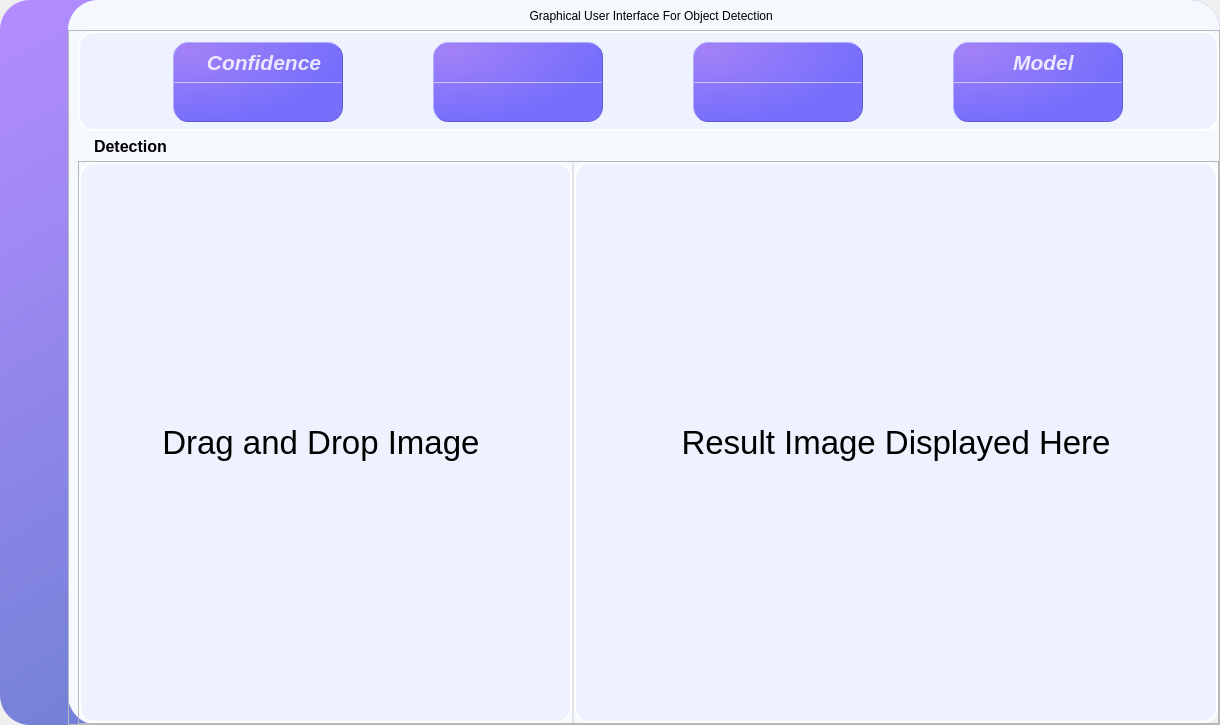
<?xml version="1.0" encoding="UTF-8"?>
<ui version="4.0">
 <class>window</class>
 <widget class="QMainWindow" name="window">
  <property name="geometry">
   <rect>
    <x>0</x>
    <y>0</y>
    <width>1220</width>
    <height>725</height>
   </rect>
  </property>
  <property name="windowTitle">
   <string>MainWindow</string>
  </property>
  <widget class="QWidget" name="Main_QW">
   <layout class="QVBoxLayout" name="verticalLayout">
    <property name="spacing">
     <number>0</number>
    </property>
    <property name="leftMargin">
     <number>0</number>
    </property>
    <property name="topMargin">
     <number>0</number>
    </property>
    <property name="rightMargin">
     <number>0</number>
    </property>
    <property name="bottomMargin">
     <number>0</number>
    </property>
    <item>
     <widget class="QFrame" name="Main_QF">
      <property name="styleSheet">
       <string notr="true">QFrame#Main_QF{
	background-color: qlineargradient(x0:0, y0:1, x1:1, y1:1,stop:0.4  rgb(107, 128, 210), stop:1 rgb(180, 140, 255));
border:0px solid red;
border-radius:30px
}</string>
      </property>
      <layout class="QHBoxLayout" name="main_qframe">
       <property name="spacing">
        <number>0</number>
       </property>
       <property name="leftMargin">
        <number>0</number>
       </property>
       <property name="topMargin">
        <number>0</number>
       </property>
       <property name="rightMargin">
        <number>0</number>
       </property>
       <property name="bottomMargin">
        <number>0</number>
       </property>
       <item>
        <widget class="QFrame" name="LeftMenuBg">
         <property name="minimumSize">
          <size>
           <width>68</width>
           <height>0</height>
          </size>
         </property>
         <property name="maximumSize">
          <size>
           <width>68</width>
           <height>16777215</height>
          </size>
         </property>
         <property name="styleSheet">
          <string notr="true">QFrame#LeftMenuBg{
	background-color: rgba(255, 255, 255,0);
border:0px solid red;
border-radius:30px
}</string>
         </property>
         <property name="frameShape">
          <enum>QFrame::NoFrame</enum>
         </property>
         <property name="frameShadow">
          <enum>QFrame::Raised</enum>
         </property>
         <layout class="QVBoxLayout" name="verticalLayout_2">
          <property name="spacing">
           <number>0</number>
          </property>
          <property name="leftMargin">
           <number>0</number>
          </property>
          <property name="topMargin">
           <number>0</number>
          </property>
          <property name="rightMargin">
           <number>0</number>
          </property>
          <item>
           <widget class="QPushButton" name="start_button">
            <property name="styleSheet">
             <string notr="true">QPushButton {
    background-color: transparent; /* Transparent background */
    border: none; /* No border */
}

QPushButton:hover {
    background-color: rgba(200, 200, 200, 100); /* Color when the mouse hovers over the button */
}

QPushButton:pressed {
    background-color: rgba(180, 180, 180, 100); /* Color when the button is pressed */
}
</string>
            </property>
            <property name="text">
             <string/>
            </property>
            <property name="icon">
             <iconset>
              <normaloff>:/all/img/begin.png</normaloff>:/all/img/begin.png</iconset>
            </property>
            <property name="iconSize">
             <size>
              <width>50</width>
              <height>50</height>
             </size>
            </property>
           </widget>
          </item>
          <item>
           <widget class="QPushButton" name="files_button">
            <property name="styleSheet">
             <string notr="true">QPushButton {
    background-color: transparent; /* Transparent background */
    border: none; /* No border */
}

QPushButton:hover {
    background-color: rgba(200, 200, 200, 100); /* Color when the mouse hovers over the button */
}

QPushButton:pressed {
    background-color: rgba(180, 180, 180, 100); /* Color when the button is pressed */
}
</string>
            </property>
            <property name="text">
             <string/>
            </property>
            <property name="icon">
             <iconset>
              <normaloff>:/all/img/file.png</normaloff>:/all/img/file.png</iconset>
            </property>
            <property name="iconSize">
             <size>
              <width>50</width>
              <height>50</height>
             </size>
            </property>
           </widget>
          </item>
          <item>
           <widget class="QPushButton" name="save_button">
            <property name="styleSheet">
             <string notr="true">QPushButton {
    background-color: transparent; /* Transparent background */
    border: none; /* No border */
}

QPushButton:hover {
    background-color: rgba(200, 200, 200, 100); /* Color when the mouse hovers over the button */
}

QPushButton:pressed {
    background-color: rgba(180, 180, 180, 100); /* Color when the button is pressed */
}
</string>
            </property>
            <property name="text">
             <string/>
            </property>
            <property name="icon">
             <iconset>
              <normaloff>:/all/img/save.png</normaloff>:/all/img/save.png</iconset>
            </property>
            <property name="iconSize">
             <size>
              <width>90</width>
              <height>90</height>
             </size>
            </property>
           </widget>
          </item>
         </layout>
        </widget>
       </item>
       <item>
        <widget class="QFrame" name="ContentBox">
         <property name="styleSheet">
          <string notr="true">QFrame#ContentBox{
	background-color: rgb(245, 249, 254);
border:0px solid red;
border-radius:30px
}</string>
         </property>
         <property name="frameShape">
          <enum>QFrame::StyledPanel</enum>
         </property>
         <property name="frameShadow">
          <enum>QFrame::Raised</enum>
         </property>
         <layout class="QVBoxLayout" name="verticalLayout_6">
          <property name="spacing">
           <number>0</number>
          </property>
          <property name="leftMargin">
           <number>0</number>
          </property>
          <property name="topMargin">
           <number>0</number>
          </property>
          <property name="rightMargin">
           <number>0</number>
          </property>
          <property name="bottomMargin">
           <number>0</number>
          </property>
          <item>
           <widget class="QFrame" name="top">
            <property name="minimumSize">
             <size>
              <width>0</width>
              <height>30</height>
             </size>
            </property>
            <property name="maximumSize">
             <size>
              <width>16777215</width>
              <height>30</height>
             </size>
            </property>
            <property name="styleSheet">
             <string notr="true">QFrame#top{
background-color: rgba(255, 255, 255,0);
}</string>
            </property>
            <property name="frameShape">
             <enum>QFrame::StyledPanel</enum>
            </property>
            <property name="frameShadow">
             <enum>QFrame::Raised</enum>
            </property>
            <layout class="QHBoxLayout" name="horizontalLayout">
             <property name="spacing">
              <number>0</number>
             </property>
             <property name="leftMargin">
              <number>20</number>
             </property>
             <property name="topMargin">
              <number>0</number>
             </property>
             <property name="bottomMargin">
              <number>0</number>
             </property>
             <item>
              <widget class="QLabel" name="explain_title">
               <property name="minimumSize">
                <size>
                 <width>0</width>
                 <height>30</height>
                </size>
               </property>
               <property name="maximumSize">
                <size>
                 <width>16777215</width>
                 <height>30</height>
                </size>
               </property>
               <property name="styleSheet">
                <string notr="true">font: 700 italic 11pt &quot;Segoe UI&quot;;</string>
               </property>
               <property name="text">
                <string> Graphical User Interface For Object Detection</string>
               </property>
               <property name="alignment">
                <set>Qt::AlignCenter</set>
               </property>
              </widget>
             </item>
            </layout>
           </widget>
          </item>
          <item>
           <widget class="QFrame" name="content">
            <property name="frameShape">
             <enum>QFrame::StyledPanel</enum>
            </property>
            <property name="frameShadow">
             <enum>QFrame::Raised</enum>
            </property>
            <layout class="QHBoxLayout" name="horizontalLayout_5">
             <property name="spacing">
              <number>0</number>
             </property>
             <property name="topMargin">
              <number>0</number>
             </property>
             <property name="rightMargin">
              <number>0</number>
             </property>
             <property name="bottomMargin">
              <number>0</number>
             </property>
             <item>
              <layout class="QVBoxLayout" name="main_content">
               <property name="spacing">
                <number>5</number>
               </property>
               <item>
                <widget class="QFrame" name="QF_Group">
                 <property name="minimumSize">
                  <size>
                   <width>0</width>
                   <height>100</height>
                  </size>
                 </property>
                 <property name="maximumSize">
                  <size>
                   <width>16777215</width>
                   <height>100</height>
                  </size>
                 </property>
                 <property name="styleSheet">
                  <string notr="true">QFrame#QF_Group{
background-color: rgb(238, 242, 255);
border:2px solid rgb(255, 255, 255);
border-radius:15px;
}</string>
                 </property>
                 <property name="frameShape">
                  <enum>QFrame::StyledPanel</enum>
                 </property>
                 <property name="frameShadow">
                  <enum>QFrame::Raised</enum>
                 </property>
                 <layout class="QHBoxLayout" name="horizontalLayout_3">
                  <property name="topMargin">
                   <number>9</number>
                  </property>
                  <property name="bottomMargin">
                   <number>15</number>
                  </property>
                  <item>
                   <widget class="QFrame" name="Class_QF">
                    <property name="minimumSize">
                     <size>
                      <width>170</width>
                      <height>80</height>
                     </size>
                    </property>
                    <property name="maximumSize">
                     <size>
                      <width>170</width>
                      <height>80</height>
                     </size>
                    </property>
                    <property name="toolTipDuration">
                     <number>0</number>
                    </property>
                    <property name="styleSheet">
                     <string notr="true">QFrame#Class_QF{
color: rgb(255, 255, 255);
border-radius: 15px;
background-color: qradialgradient(cx:0, cy:0, radius:1, fx:0.1, fy:0.1, stop:0 rgb(162, 129, 247),  stop:1 rgb(119, 111, 252));
border: 1px outset rgb(98, 91, 213);
}
</string>
                    </property>
                    <property name="frameShape">
                     <enum>QFrame::StyledPanel</enum>
                    </property>
                    <property name="frameShadow">
                     <enum>QFrame::Raised</enum>
                    </property>
                    <layout class="QVBoxLayout" name="verticalLayout_7" stretch="0,2,0">
                     <property name="spacing">
                      <number>0</number>
                     </property>
                     <property name="leftMargin">
                      <number>0</number>
                     </property>
                     <property name="topMargin">
                      <number>0</number>
                     </property>
                     <property name="rightMargin">
                      <number>0</number>
                     </property>
                     <property name="bottomMargin">
                      <number>0</number>
                     </property>
                     <item>
                      <widget class="QFrame" name="Class_top">
                       <property name="styleSheet">
                        <string notr="true">border:none</string>
                       </property>
                       <property name="frameShape">
                        <enum>QFrame::StyledPanel</enum>
                       </property>
                       <property name="frameShadow">
                        <enum>QFrame::Raised</enum>
                       </property>
                       <layout class="QHBoxLayout" name="horizontalLayout_6">
                        <property name="spacing">
                         <number>0</number>
                        </property>
                        <property name="leftMargin">
                         <number>0</number>
                        </property>
                        <property name="topMargin">
                         <number>3</number>
                        </property>
                        <property name="rightMargin">
                         <number>0</number>
                        </property>
                        <property name="bottomMargin">
                         <number>3</number>
                        </property>
                        <item>
                         <widget class="QLabel" name="label_5">
                          <property name="maximumSize">
                           <size>
                            <width>16777215</width>
                            <height>30</height>
                           </size>
                          </property>
                          <property name="font">
                           <font>
                            <family>Segoe UI</family>
                            <pointsize>16</pointsize>
                            <italic>true</italic>
                            <bold>true</bold>
                           </font>
                          </property>
                          <property name="styleSheet">
                           <string notr="true">color: rgba(255, 255, 255,210);
padding-left:12px;
font: 700 italic 16pt &quot;Segoe UI&quot;;</string>
                          </property>
                          <property name="text">
                           <string>Confidence</string>
                          </property>
                          <property name="alignment">
                           <set>Qt::AlignCenter</set>
                          </property>
                          <property name="indent">
                           <number>0</number>
                          </property>
                         </widget>
                        </item>
                       </layout>
                      </widget>
                     </item>
                     <item>
                      <widget class="Line" name="line_2">
                       <property name="maximumSize">
                        <size>
                         <width>16777215</width>
                         <height>1</height>
                        </size>
                       </property>
                       <property name="styleSheet">
                        <string notr="true">background-color: rgba(255, 255, 255, 89);</string>
                       </property>
                       <property name="orientation">
                        <enum>Qt::Horizontal</enum>
                       </property>
                      </widget>
                     </item>
                     <item>
                      <widget class="QFrame" name="Class_bottom">
                       <property name="styleSheet">
                        <string notr="true">border:none</string>
                       </property>
                       <property name="frameShape">
                        <enum>QFrame::StyledPanel</enum>
                       </property>
                       <property name="frameShadow">
                        <enum>QFrame::Raised</enum>
                       </property>
                       <layout class="QVBoxLayout" name="verticalLayout_8">
                        <property name="spacing">
                         <number>0</number>
                        </property>
                        <property name="leftMargin">
                         <number>0</number>
                        </property>
                        <property name="topMargin">
                         <number>6</number>
                        </property>
                        <property name="rightMargin">
                         <number>0</number>
                        </property>
                        <property name="bottomMargin">
                         <number>6</number>
                        </property>
                       </layout>
                      </widget>
                     </item>
                    </layout>
                   </widget>
                  </item>
                  <item>
                   <widget class="QFrame" name="Target_QF">
                    <property name="minimumSize">
                     <size>
                      <width>170</width>
                      <height>80</height>
                     </size>
                    </property>
                    <property name="maximumSize">
                     <size>
                      <width>170</width>
                      <height>80</height>
                     </size>
                    </property>
                    <property name="toolTipDuration">
                     <number>0</number>
                    </property>
                    <property name="styleSheet">
                     <string notr="true">QFrame#Target_QF{
color: rgb(255, 255, 255);
border-radius: 15px;
background-color: qradialgradient(cx:0, cy:0, radius:1, fx:0.1, fy:0.1, stop:0 rgb(162, 129, 247),  stop:1 rgb(119, 111, 252));
border: 1px outset rgb(98, 91, 213);
}</string>
                    </property>
                    <property name="frameShape">
                     <enum>QFrame::StyledPanel</enum>
                    </property>
                    <property name="frameShadow">
                     <enum>QFrame::Raised</enum>
                    </property>
                    <layout class="QVBoxLayout" name="verticalLayout_9" stretch="0,2,0">
                     <property name="spacing">
                      <number>0</number>
                     </property>
                     <property name="leftMargin">
                      <number>0</number>
                     </property>
                     <property name="topMargin">
                      <number>0</number>
                     </property>
                     <property name="rightMargin">
                      <number>0</number>
                     </property>
                     <property name="bottomMargin">
                      <number>0</number>
                     </property>
                     <item>
                      <widget class="QFrame" name="Target_top">
                       <property name="styleSheet">
                        <string notr="true">border:none</string>
                       </property>
                       <property name="frameShape">
                        <enum>QFrame::StyledPanel</enum>
                       </property>
                       <property name="frameShadow">
                        <enum>QFrame::Raised</enum>
                       </property>
                       <layout class="QHBoxLayout" name="horizontalLayout_7">
                        <property name="spacing">
                         <number>0</number>
                        </property>
                        <property name="leftMargin">
                         <number>0</number>
                        </property>
                        <property name="topMargin">
                         <number>3</number>
                        </property>
                        <property name="rightMargin">
                         <number>0</number>
                        </property>
                        <property name="bottomMargin">
                         <number>3</number>
                        </property>
                       </layout>
                      </widget>
                     </item>
                     <item>
                      <widget class="Line" name="line_3">
                       <property name="maximumSize">
                        <size>
                         <width>16777215</width>
                         <height>1</height>
                        </size>
                       </property>
                       <property name="styleSheet">
                        <string notr="true">background-color: rgba(255, 255, 255, 89);</string>
                       </property>
                       <property name="orientation">
                        <enum>Qt::Horizontal</enum>
                       </property>
                      </widget>
                     </item>
                     <item>
                      <widget class="QFrame" name="Target_bottom">
                       <property name="styleSheet">
                        <string notr="true">border:none</string>
                       </property>
                       <property name="frameShape">
                        <enum>QFrame::StyledPanel</enum>
                       </property>
                       <property name="frameShadow">
                        <enum>QFrame::Raised</enum>
                       </property>
                       <layout class="QVBoxLayout" name="verticalLayout_10">
                        <property name="spacing">
                         <number>0</number>
                        </property>
                        <property name="leftMargin">
                         <number>0</number>
                        </property>
                        <property name="topMargin">
                         <number>6</number>
                        </property>
                        <property name="rightMargin">
                         <number>0</number>
                        </property>
                        <property name="bottomMargin">
                         <number>6</number>
                        </property>
                       </layout>
                      </widget>
                     </item>
                    </layout>
                   </widget>
                  </item>
                  <item>
                   <widget class="QFrame" name="Fps_QF">
                    <property name="minimumSize">
                     <size>
                      <width>170</width>
                      <height>80</height>
                     </size>
                    </property>
                    <property name="maximumSize">
                     <size>
                      <width>170</width>
                      <height>80</height>
                     </size>
                    </property>
                    <property name="toolTipDuration">
                     <number>0</number>
                    </property>
                    <property name="styleSheet">
                     <string notr="true">QFrame#Fps_QF{
color: rgb(255, 255, 255);
border-radius: 15px;
background-color: qradialgradient(cx:0, cy:0, radius:1, fx:0.1, fy:0.1, stop:0 rgb(162, 129, 247),  stop:1 rgb(119, 111, 252));
border: 1px outset rgb(98, 91, 213);
}
</string>
                    </property>
                    <property name="frameShape">
                     <enum>QFrame::StyledPanel</enum>
                    </property>
                    <property name="frameShadow">
                     <enum>QFrame::Raised</enum>
                    </property>
                    <layout class="QVBoxLayout" name="verticalLayout_11" stretch="0,2,0">
                     <property name="spacing">
                      <number>0</number>
                     </property>
                     <property name="leftMargin">
                      <number>0</number>
                     </property>
                     <property name="topMargin">
                      <number>0</number>
                     </property>
                     <property name="rightMargin">
                      <number>0</number>
                     </property>
                     <property name="bottomMargin">
                      <number>0</number>
                     </property>
                     <item>
                      <widget class="QFrame" name="Fps_top">
                       <property name="styleSheet">
                        <string notr="true">border:none</string>
                       </property>
                       <property name="frameShape">
                        <enum>QFrame::StyledPanel</enum>
                       </property>
                       <property name="frameShadow">
                        <enum>QFrame::Raised</enum>
                       </property>
                       <layout class="QHBoxLayout" name="horizontalLayout_8">
                        <property name="spacing">
                         <number>0</number>
                        </property>
                        <property name="leftMargin">
                         <number>0</number>
                        </property>
                        <property name="topMargin">
                         <number>3</number>
                        </property>
                        <property name="rightMargin">
                         <number>7</number>
                        </property>
                        <property name="bottomMargin">
                         <number>3</number>
                        </property>
                       </layout>
                      </widget>
                     </item>
                     <item>
                      <widget class="Line" name="line_4">
                       <property name="maximumSize">
                        <size>
                         <width>16777215</width>
                         <height>1</height>
                        </size>
                       </property>
                       <property name="styleSheet">
                        <string notr="true">background-color: rgba(255, 255, 255, 89);</string>
                       </property>
                       <property name="orientation">
                        <enum>Qt::Horizontal</enum>
                       </property>
                      </widget>
                     </item>
                     <item>
                      <widget class="QFrame" name="Fps_bottom">
                       <property name="styleSheet">
                        <string notr="true">border:none</string>
                       </property>
                       <property name="frameShape">
                        <enum>QFrame::StyledPanel</enum>
                       </property>
                       <property name="frameShadow">
                        <enum>QFrame::Raised</enum>
                       </property>
                       <layout class="QVBoxLayout" name="verticalLayout_12">
                        <property name="spacing">
                         <number>0</number>
                        </property>
                        <property name="leftMargin">
                         <number>0</number>
                        </property>
                        <property name="topMargin">
                         <number>6</number>
                        </property>
                        <property name="rightMargin">
                         <number>0</number>
                        </property>
                        <property name="bottomMargin">
                         <number>6</number>
                        </property>
                       </layout>
                      </widget>
                     </item>
                    </layout>
                   </widget>
                  </item>
                  <item>
                   <widget class="QFrame" name="Model_QF">
                    <property name="minimumSize">
                     <size>
                      <width>170</width>
                      <height>80</height>
                     </size>
                    </property>
                    <property name="maximumSize">
                     <size>
                      <width>170</width>
                      <height>80</height>
                     </size>
                    </property>
                    <property name="toolTipDuration">
                     <number>0</number>
                    </property>
                    <property name="styleSheet">
                     <string notr="true">QFrame#Model_QF{
color: rgb(255, 255, 255);
border-radius: 15px;
background-color: qradialgradient(cx:0, cy:0, radius:1, fx:0.1, fy:0.1, stop:0 rgb(162, 129, 247),  stop:1 rgb(119, 111, 252));
border: 1px outset rgb(98, 91, 213);
}
</string>
                    </property>
                    <property name="frameShape">
                     <enum>QFrame::StyledPanel</enum>
                    </property>
                    <property name="frameShadow">
                     <enum>QFrame::Raised</enum>
                    </property>
                    <layout class="QVBoxLayout" name="verticalLayout_13" stretch="0,2,0">
                     <property name="spacing">
                      <number>0</number>
                     </property>
                     <property name="leftMargin">
                      <number>0</number>
                     </property>
                     <property name="topMargin">
                      <number>0</number>
                     </property>
                     <property name="rightMargin">
                      <number>0</number>
                     </property>
                     <property name="bottomMargin">
                      <number>0</number>
                     </property>
                     <item>
                      <widget class="QFrame" name="Model_top">
                       <property name="styleSheet">
                        <string notr="true">border:none</string>
                       </property>
                       <property name="frameShape">
                        <enum>QFrame::StyledPanel</enum>
                       </property>
                       <property name="frameShadow">
                        <enum>QFrame::Raised</enum>
                       </property>
                       <layout class="QHBoxLayout" name="horizontalLayout_9">
                        <property name="spacing">
                         <number>0</number>
                        </property>
                        <property name="leftMargin">
                         <number>0</number>
                        </property>
                        <property name="topMargin">
                         <number>3</number>
                        </property>
                        <property name="rightMargin">
                         <number>7</number>
                        </property>
                        <property name="bottomMargin">
                         <number>3</number>
                        </property>
                        <item>
                         <widget class="QLabel" name="label_8">
                          <property name="maximumSize">
                           <size>
                            <width>16777215</width>
                            <height>30</height>
                           </size>
                          </property>
                          <property name="font">
                           <font>
                            <family>Segoe UI</family>
                            <pointsize>16</pointsize>
                            <italic>true</italic>
                            <bold>true</bold>
                           </font>
                          </property>
                          <property name="styleSheet">
                           <string notr="true">color: rgba(255, 255, 255,210);
padding-left:12px;
font: 700 italic 16pt &quot;Segoe UI&quot;;</string>
                          </property>
                          <property name="midLineWidth">
                           <number>-1</number>
                          </property>
                          <property name="text">
                           <string> Model</string>
                          </property>
                          <property name="alignment">
                           <set>Qt::AlignCenter</set>
                          </property>
                          <property name="wordWrap">
                           <bool>false</bool>
                          </property>
                          <property name="indent">
                           <number>0</number>
                          </property>
                         </widget>
                        </item>
                       </layout>
                      </widget>
                     </item>
                     <item>
                      <widget class="Line" name="line_5">
                       <property name="maximumSize">
                        <size>
                         <width>16777215</width>
                         <height>1</height>
                        </size>
                       </property>
                       <property name="styleSheet">
                        <string notr="true">background-color: rgba(255, 255, 255, 89);</string>
                       </property>
                       <property name="orientation">
                        <enum>Qt::Horizontal</enum>
                       </property>
                      </widget>
                     </item>
                     <item>
                      <widget class="QFrame" name="Model_bottom">
                       <property name="styleSheet">
                        <string notr="true">border:none</string>
                       </property>
                       <property name="frameShape">
                        <enum>QFrame::StyledPanel</enum>
                       </property>
                       <property name="frameShadow">
                        <enum>QFrame::Raised</enum>
                       </property>
                       <layout class="QVBoxLayout" name="verticalLayout_14">
                        <property name="spacing">
                         <number>0</number>
                        </property>
                        <property name="leftMargin">
                         <number>0</number>
                        </property>
                        <property name="topMargin">
                         <number>6</number>
                        </property>
                        <property name="rightMargin">
                         <number>0</number>
                        </property>
                        <property name="bottomMargin">
                         <number>6</number>
                        </property>
                       </layout>
                      </widget>
                     </item>
                    </layout>
                   </widget>
                  </item>
                 </layout>
                </widget>
               </item>
               <item>
                <widget class="QLabel" name="char_label">
                 <property name="minimumSize">
                  <size>
                   <width>0</width>
                   <height>20</height>
                  </size>
                 </property>
                 <property name="maximumSize">
                  <size>
                   <width>16777215</width>
                   <height>20</height>
                  </size>
                 </property>
                 <property name="font">
                  <font>
                   <pointsize>12</pointsize>
                   <bold>true</bold>
                  </font>
                 </property>
                 <property name="styleSheet">
                  <string notr="true">padding-left:12px;</string>
                 </property>
                 <property name="text">
                  <string>Detection</string>
                 </property>
                </widget>
               </item>
               <item>
                <widget class="QFrame" name="Result_QF">
                 <property name="styleSheet">
                  <string notr="true"/>
                 </property>
                 <property name="frameShape">
                  <enum>QFrame::StyledPanel</enum>
                 </property>
                 <property name="frameShadow">
                  <enum>QFrame::Raised</enum>
                 </property>
                 <layout class="QVBoxLayout" name="verticalLayout_16">
                  <property name="spacing">
                   <number>0</number>
                  </property>
                  <property name="leftMargin">
                   <number>0</number>
                  </property>
                  <property name="topMargin">
                   <number>0</number>
                  </property>
                  <property name="rightMargin">
                   <number>0</number>
                  </property>
                  <property name="bottomMargin">
                   <number>0</number>
                  </property>
                  <item>
                   <widget class="QSplitter" name="splitter">
                    <property name="styleSheet">
                     <string notr="true">#splitter::handle{background: 1px solid  rgba(200, 200, 200,100);}</string>
                    </property>
                    <property name="orientation">
                     <enum>Qt::Horizontal</enum>
                    </property>
                    <property name="handleWidth">
                     <number>2</number>
                    </property>
                    <widget class="QLabel" name="pre_image">
                     <property name="minimumSize">
                      <size>
                       <width>200</width>
                       <height>100</height>
                      </size>
                     </property>
                     <property name="font">
                      <font>
                       <pointsize>25</pointsize>
                      </font>
                     </property>
                     <property name="acceptDrops">
                      <bool>true</bool>
                     </property>
                     <property name="styleSheet">
                      <string notr="true">background-color: rgb(238, 242, 255);
border:2px solid rgb(255, 255, 255);
border-radius:15px</string>
                     </property>
                     <property name="text">
                      <string>Drag and Drop Image </string>
                     </property>
                     <property name="alignment">
                      <set>Qt::AlignCenter</set>
                     </property>
                    </widget>
                    <widget class="QLabel" name="res_image">
                     <property name="minimumSize">
                      <size>
                       <width>200</width>
                       <height>100</height>
                      </size>
                     </property>
                     <property name="font">
                      <font>
                       <pointsize>25</pointsize>
                      </font>
                     </property>
                     <property name="styleSheet">
                      <string notr="true">background-color: rgb(238, 242, 255);
border:2px solid rgb(255, 255, 255);
border-radius:15px</string>
                     </property>
                     <property name="text">
                      <string>Result Image Displayed Here</string>
                     </property>
                     <property name="alignment">
                      <set>Qt::AlignCenter</set>
                     </property>
                    </widget>
                   </widget>
                  </item>
                 </layout>
                </widget>
               </item>
              </layout>
             </item>
            </layout>
           </widget>
          </item>
         </layout>
        </widget>
       </item>
      </layout>
     </widget>
    </item>
   </layout>
  </widget>
 </widget>
 <resources>
  <include location="../../Downloads/YOLOv8-PySide6-GUI-main/YOLOv8-PySide6-GUI-main/resources.qrc"/>
 </resources>
 <connections/>
</ui>
